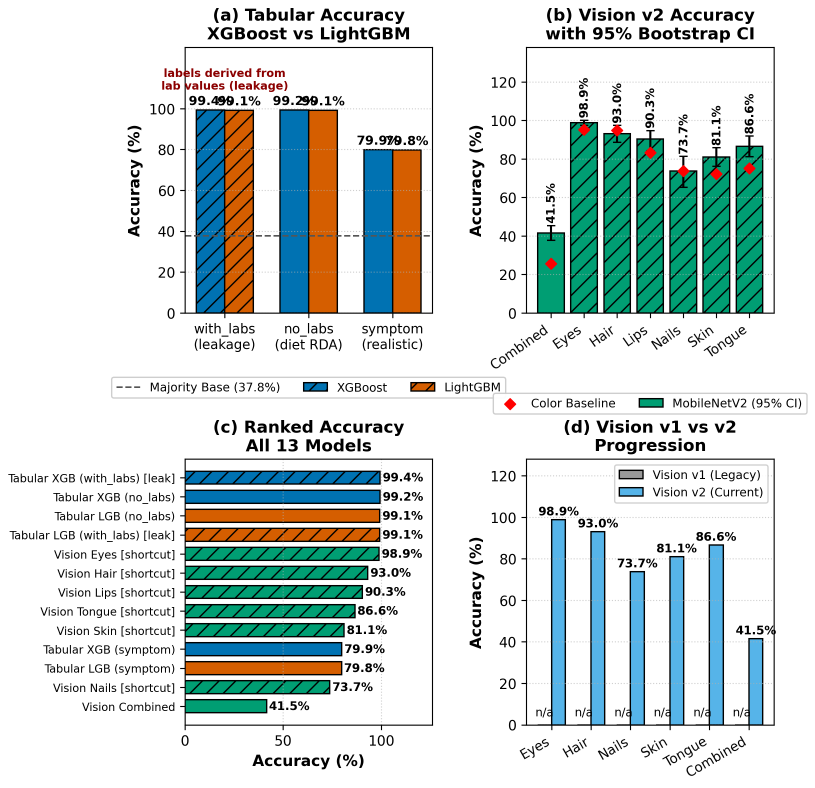
#> input picture replace_img/fig_8_1_model_accuracy_comparison.png, 2445 x 2363 px (shown at 1/3 size)
$ python -i image_pipeline.py   (imports and definitions only)   (older library calls are emulated)
#> lines starting #> are read from the running program, lines starting #| are printed output that depends on the picture
"""
MedNourish — OpenCV Image Processing and Preprocessing Pipeline
===============================================================
Module: ml.image_pipeline
Spec: docs/CV_PIPELINE_SPEC.md

Provides maintainable, safe image loading, corrupt-file handling,
RGB conversion, aspect-ratio-preserving letterbox resizing, quality
diagnostics (blur, luminance, dimension thresholds), and reproducible
manifest generation with explicit exclusion audit logging.
"""

from __future__ import annotations

import csv
import json
import os
from dataclasses import asdict, dataclass
from pathlib import Path
from typing import Any, Dict, List, Optional, Tuple

import cv2
import numpy as np


@dataclass(frozen=True)
class QualityConfig:
    """Configurable quality thresholds for computer vision ingestion."""
    target_size: Tuple[int, int] = (224, 224)
    min_dimension: int = 64
    blur_threshold: float = 100.0  # Laplacian variance threshold
    min_luminance: float = 30.0    # Underexposure cutoff
    max_luminance: float = 225.0   # Overexposure cutoff
    rescale_range: Tuple[float, float] = (-1.0, 1.0)  # Standard MobileNetV2 input


@dataclass
class ImageInspectionResult:
    """Detailed diagnostic result for an inspected image."""
    filepath: str
    is_valid: bool
    status: str
    exclusion_reason: Optional[str]
    original_shape: Optional[Tuple[int, int, int]]
    laplacian_variance: Optional[float]
    mean_luminance: Optional[float]
    processed_shape: Optional[Tuple[int, int, int]]
    pixel_min: Optional[float]
    pixel_max: Optional[float]


def load_image_rgb(filepath: str | Path) -> Optional[np.ndarray]:
    """
    Safely load an image from disk and convert BGR to RGB.
    Returns None if the image file cannot be read, decoded, or is corrupted.
    """
    path_str = str(filepath)
    if not os.path.isfile(path_str):
        return None

    try:
        # cv2.imread handles common formats: jpg, png, webp, bmp, tif
        # Use cv2.imdecode to safely handle Windows unicode paths if needed
        data = np.fromfile(path_str, dtype=np.uint8)
        if data.size == 0:
            return None
        bgr = cv2.imdecode(data, cv2.IMREAD_COLOR)
        if bgr is None:
            return None
        rgb = cv2.cvtColor(bgr, cv2.COLOR_BGR2RGB)
        return rgb
    except Exception:
        return None


def calculate_blur_variance(image_rgb: np.ndarray) -> float:
    """Calculate the Laplacian variance of an RGB image in grayscale."""
    gray = cv2.cvtColor(image_rgb, cv2.COLOR_RGB2GRAY)
    variance = float(cv2.Laplacian(gray, cv2.CV_64F).var())
    return variance


def calculate_mean_luminance(image_rgb: np.ndarray) -> float:
    """Calculate the mean luminance (Y channel or grayscale intensity)."""
    gray = cv2.cvtColor(image_rgb, cv2.COLOR_RGB2GRAY)
    mean_val = float(np.mean(gray))
    return mean_val


def resize_with_pad(
    image_rgb: np.ndarray,
    target_size: Tuple[int, int] = (224, 224),
    pad_color: Tuple[int, int, int] = (0, 0, 0)
) -> np.ndarray:
    """
    Resize image to target_size (height, width) with aspect-ratio-preserving
    letterbox padding, avoiding anisotropic distortion of physical features.
    """
    target_h, target_w = target_size
    orig_h, orig_w = image_rgb.shape[:2]

    if orig_h == 0 or orig_w == 0:
        raise ValueError("Invalid image dimensions (height or width is 0).")

    scale = min(target_h / orig_h, target_w / orig_w)
    new_h = max(1, int(orig_h * scale))
    new_w = max(1, int(orig_w * scale))

    # cv2.resize takes (width, height)
    interpolation = cv2.INTER_AREA if scale < 1.0 else cv2.INTER_LINEAR
    resized = cv2.resize(image_rgb, (new_w, new_h), interpolation=interpolation)

    padded = np.full((target_h, target_w, 3), pad_color, dtype=np.uint8)
    top = (target_h - new_h) // 2
    left = (target_w - new_w) // 2

    padded[top:top + new_h, left:left + new_w] = resized
    return padded


def rescale_mobilenetv2_input(
    image_padded_uint8: np.ndarray,
    out_range: Tuple[float, float] = (-1.0, 1.0)
) -> np.ndarray:
    """
    Rescale uint8 RGB image [0, 255] to float32 range [-1.0, 1.0]
    as expected by standard MobileNetV2 preprocessing.
    """
    if image_padded_uint8.dtype != np.uint8:
        image_padded_uint8 = np.clip(image_padded_uint8, 0, 255).astype(np.uint8)

    float_img = image_padded_uint8.astype(np.float32)
    # Mapping [0, 255] -> [-1.0, 1.0]: (x / 127.5) - 1.0
    rescaled = (float_img / 127.5) - 1.0
    return rescaled


def inspect_and_preprocess_image(
    filepath: str | Path,
    config: QualityConfig = QualityConfig()
) -> ImageInspectionResult:
    """
    Safely inspect, validate, and preprocess a single image file.
    Does NOT throw exceptions on corrupt, unreadable, or invalid files.
    """
    path_str = str(filepath)
    raw_rgb = load_image_rgb(path_str)
#> in load_image_rgb, bgr is the input picture: shape (2363, 2445, 3); mean B, G, R 215.3, 217.6, 207.8

    if raw_rgb is None:
        return ImageInspectionResult(
            filepath=path_str,
            is_valid=False,
            status="EXCLUDED_CORRUPT_OR_UNREADABLE",
            exclusion_reason="Failed to decode image data into RGB array (corrupt or unreadable).",
            original_shape=None,
            laplacian_variance=None,
            mean_luminance=None,
            processed_shape=None,
            pixel_min=None,
            pixel_max=None
        )

    orig_h, orig_w, orig_c = raw_rgb.shape
#> orig_h = 2363; orig_w = 2445; orig_c = 3

    # Check minimum dimensions
    if orig_h < config.min_dimension or orig_w < config.min_dimension:
        return ImageInspectionResult(
            filepath=path_str,
            is_valid=False,
            status="EXCLUDED_DIMENSION_OUTLIER",
            exclusion_reason=f"Image dimensions ({orig_w}x{orig_h}) below minimum threshold ({config.min_dimension}px).",
            original_shape=(orig_h, orig_w, orig_c),
            laplacian_variance=None,
            mean_luminance=None,
            processed_shape=None,
            pixel_min=None,
            pixel_max=None
        )

    # Diagnostics
    blur_var = calculate_blur_variance(raw_rgb)
#> in calculate_blur_variance, `gray = cv2.cvtColor(image_rgb, cv2.COLOR_RGB2GRAY)`:
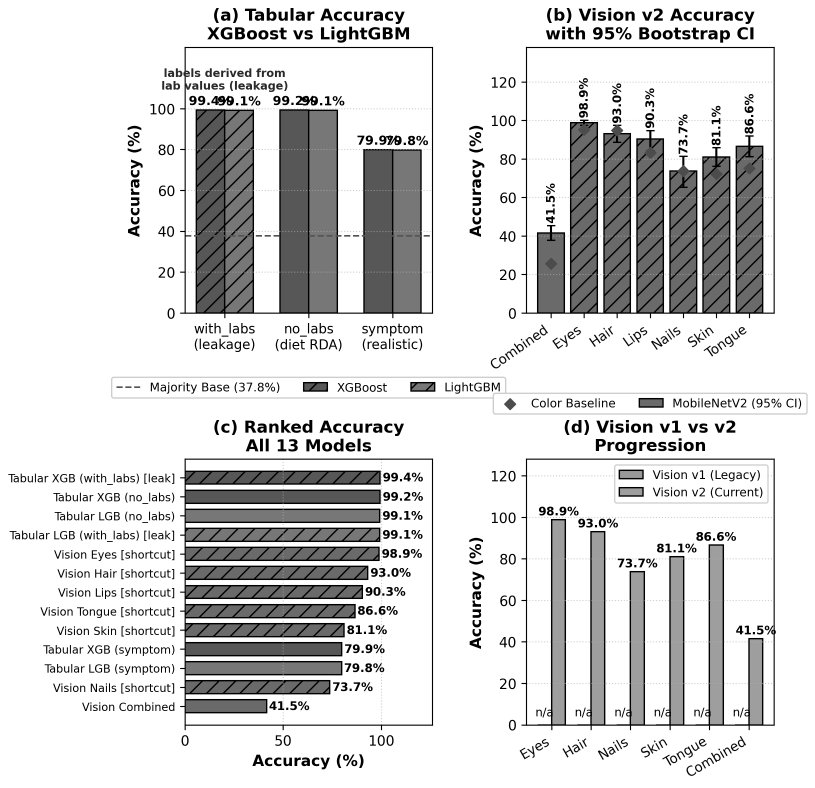
#> gray: shape (2363, 2445) (shown at 1/3 size); min 0, max 255, mean 214.4
#> in calculate_blur_variance, `variance = float(cv2.Laplacian(gray, cv2.CV_64F).var())`: variance = 2657.2
#> blur_var = 2657.2
    mean_lum = calculate_mean_luminance(raw_rgb)
#> in calculate_mean_luminance, `mean_val = float(np.mean(gray))`: mean_val = 214.4
#> mean_lum = 214.4

    # Check blur
    if blur_var < config.blur_threshold:
        return ImageInspectionResult(
            filepath=path_str,
            is_valid=False,
            status="EXCLUDED_BLUR_THRESHOLD",
            exclusion_reason=f"Laplacian variance {blur_var:.2f} below blur threshold {config.blur_threshold:.2f}.",
            original_shape=(orig_h, orig_w, orig_c),
            laplacian_variance=blur_var,
            mean_luminance=mean_lum,
            processed_shape=None,
            pixel_min=None,
            pixel_max=None
        )

    # Check luminance
    if mean_lum < config.min_luminance:
        return ImageInspectionResult(
            filepath=path_str,
            is_valid=False,
            status="EXCLUDED_UNDEREXPOSURE",
            exclusion_reason=f"Mean luminance {mean_lum:.2f} below minimum threshold {config.min_luminance:.2f}.",
            original_shape=(orig_h, orig_w, orig_c),
            laplacian_variance=blur_var,
            mean_luminance=mean_lum,
            processed_shape=None,
            pixel_min=None,
            pixel_max=None
        )

    if mean_lum > config.max_luminance:
        return ImageInspectionResult(
            filepath=path_str,
            is_valid=False,
            status="EXCLUDED_OVEREXPOSURE",
            exclusion_reason=f"Mean luminance {mean_lum:.2f} exceeds maximum threshold {config.max_luminance:.2f}.",
            original_shape=(orig_h, orig_w, orig_c),
            laplacian_variance=blur_var,
            mean_luminance=mean_lum,
            processed_shape=None,
            pixel_min=None,
            pixel_max=None
        )

    # Successful validation: perform letterbox and rescaling
    padded_uint8 = resize_with_pad(raw_rgb, target_size=config.target_size)
#> in resize_with_pad, `resized = cv2.resize(image_rgb, (new_w, new_h), interpolation=interpol..`:
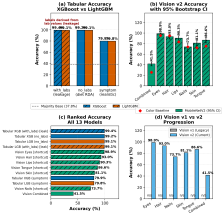
#> resized: shape (216, 224, 3); mean R, G, B 207.8, 217.6, 215.3
#> in resize_with_pad, `padded[top:top + new_h, left:left + new_w] = resized`:
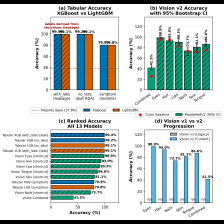
#> padded: shape (224, 224, 3); mean R, G, B 200.4, 209.8, 207.6
    processed = rescale_mobilenetv2_input(padded_uint8, out_range=config.rescale_range)

    return ImageInspectionResult(
        filepath=path_str,
        is_valid=True,
        status="PASSED",
        exclusion_reason=None,
        original_shape=(orig_h, orig_w, orig_c),
        laplacian_variance=round(blur_var, 3),
        mean_luminance=round(mean_lum, 3),
        processed_shape=processed.shape,
        pixel_min=round(float(processed.min()), 4),
        pixel_max=round(float(processed.max()), 4)
    )


# [48 lines left out: function build_image_manifest, not called in this run]

>>> result = inspect_and_preprocess_image('../replace_img/fig_8_1_model_accuracy_comparison.png')

$ run again, on replace_img/fig_8_3_per_class_heatmaps.png
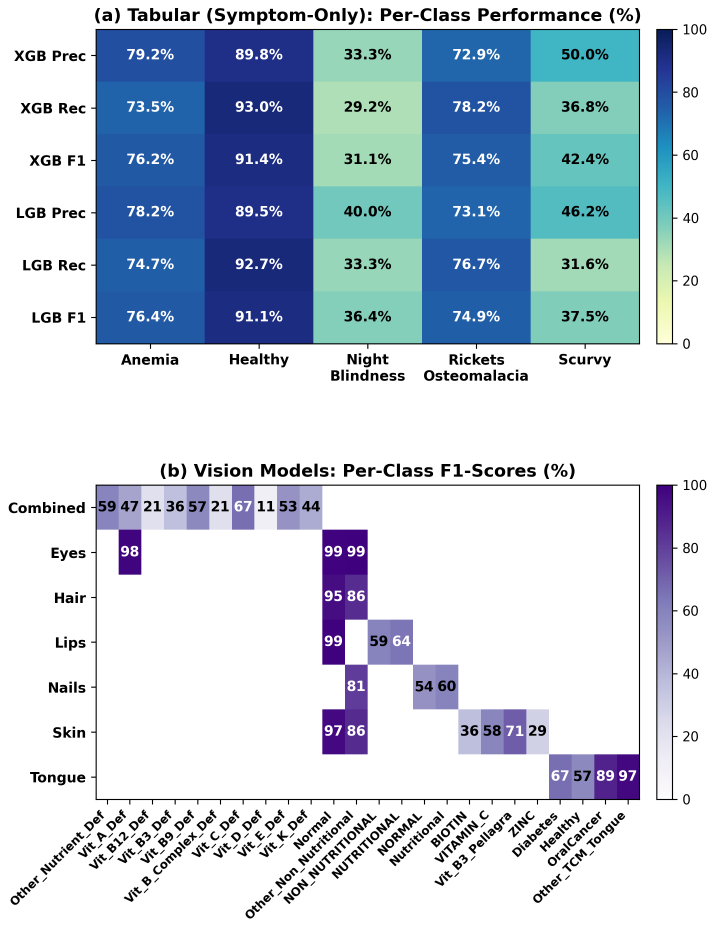
#> input picture replace_img/fig_8_3_per_class_heatmaps.png, 2146 x 2790 px (shown at 1/3 size)
#> in load_image_rgb, bgr is the input picture: shape (2790, 2146, 3); mean B, G, R 218.5, 205.4, 192.1
#> in calculate_blur_variance, `gray = cv2.cvtColor(image_rgb, cv2.COLOR_RGB2GRAY)`:
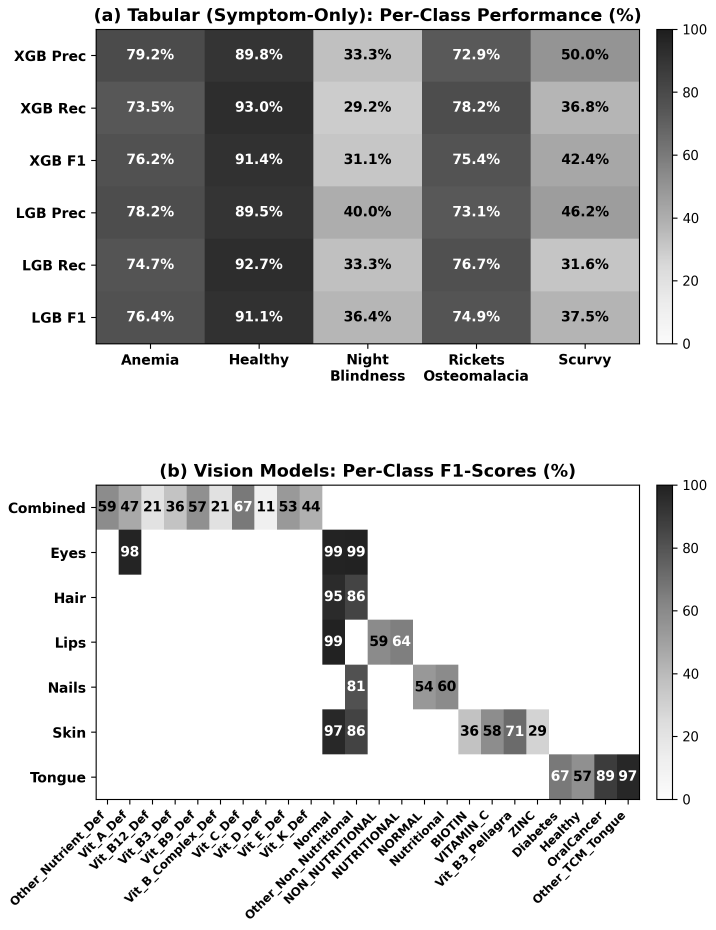
#> gray: shape (2790, 2146) (shown at 1/3 size); min 0, max 255, mean 202.9
#> variance = 1420.8
#> mean_val = 202.9
#> in resize_with_pad, `padded[top:top + new_h, left:left + new_w] = resized`:
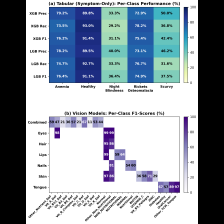
#> padded: shape (224, 224, 3); mean R, G, B 147.5, 157.7, 167.8

$ run again, on replace_img/fig_8_3a_per_class_heatmaps_tabular.png
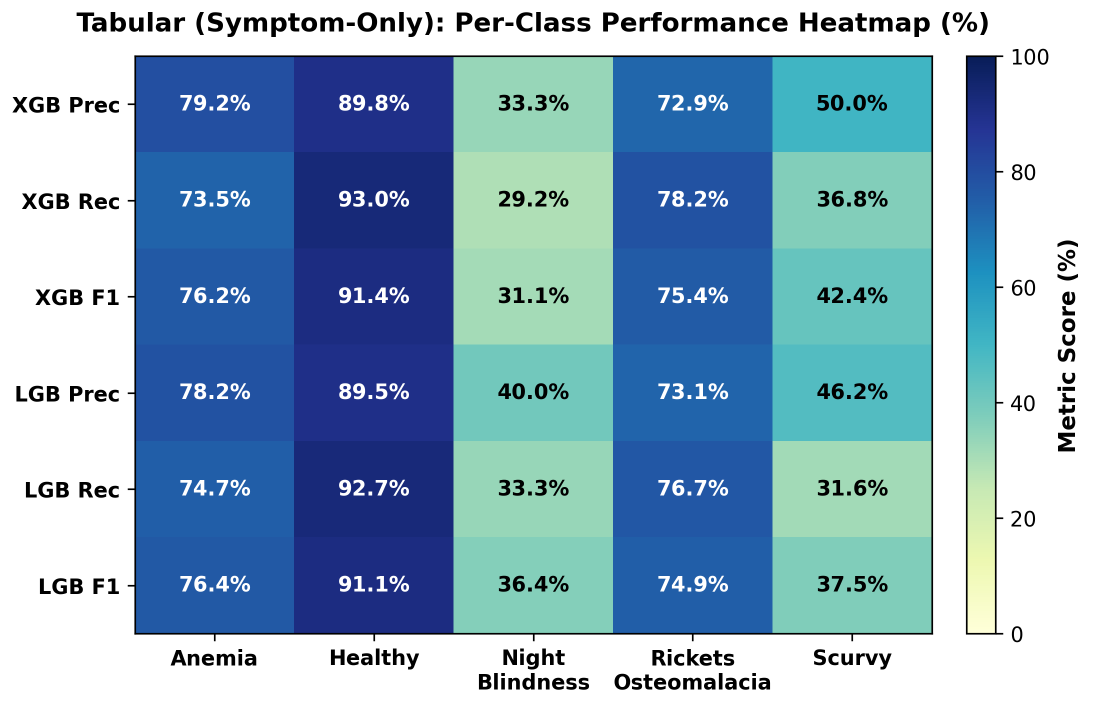
#> input picture replace_img/fig_8_3a_per_class_heatmaps_tabular.png, 2185 x 1411 px (shown at 1/2 size)
#> in load_image_rgb, bgr is the input picture: shape (1411, 2185, 3); mean B, G, R 192.4, 169.5, 135.7
#> in calculate_blur_variance, `gray = cv2.cvtColor(image_rgb, cv2.COLOR_RGB2GRAY)`:
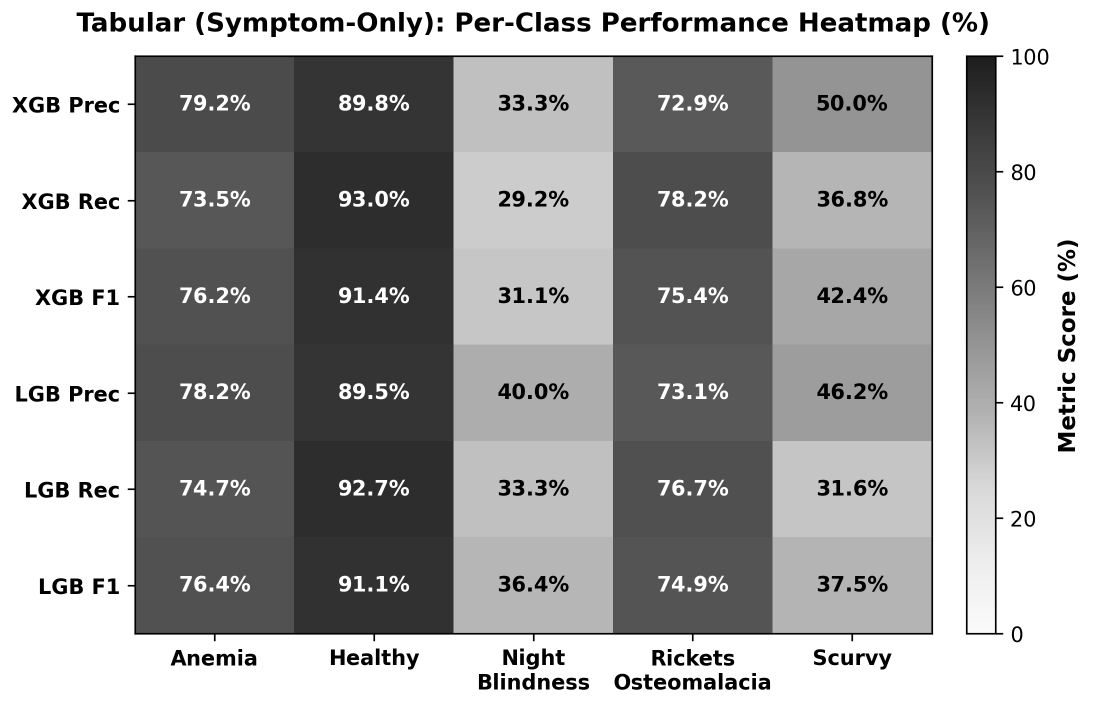
#> gray: shape (1411, 2185) (shown at 1/2 size); min 0, max 255, mean 162
#> variance = 1289.5
#> mean_val = 162
#> in resize_with_pad, `padded[top:top + new_h, left:left + new_w] = resized`:
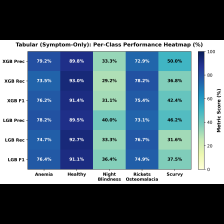
#> padded: shape (224, 224, 3); mean R, G, B 87.3, 109, 123.7
